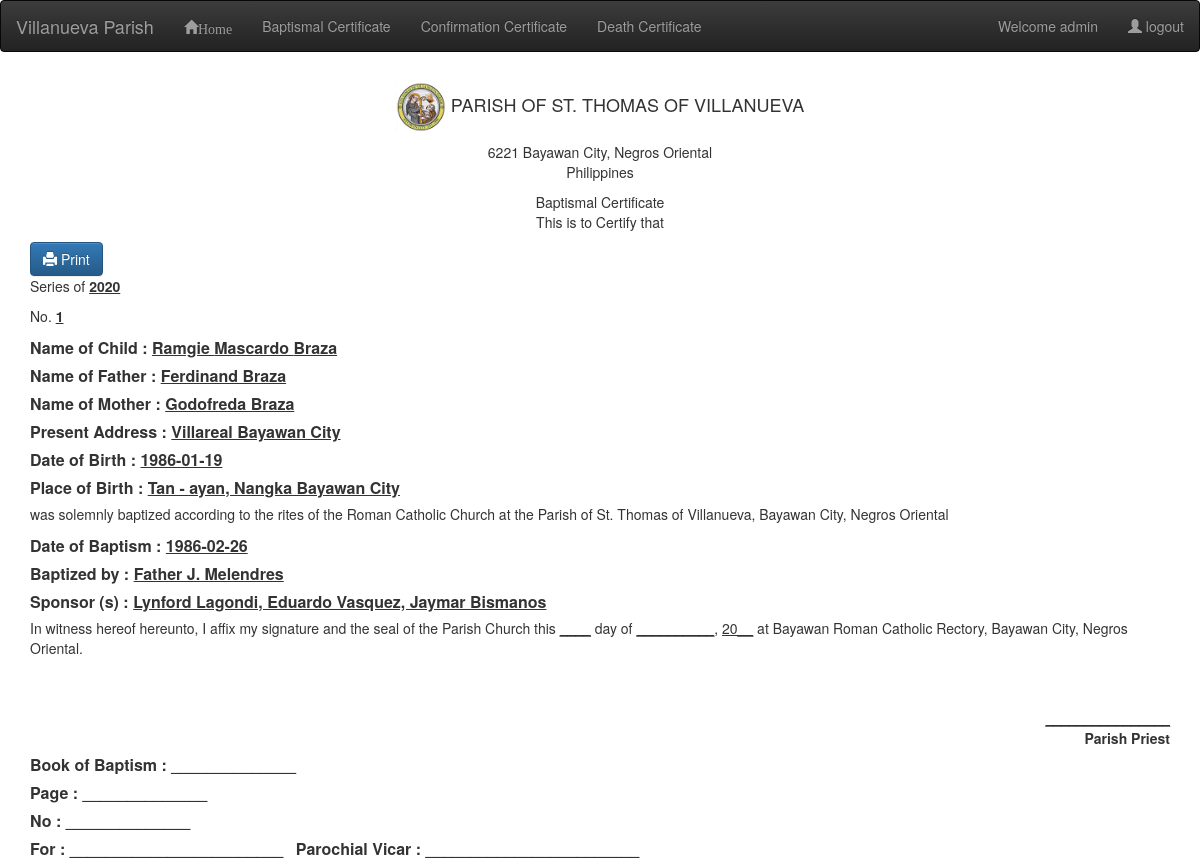
The page /production/view_baptismal.php?id=16 (signed in) on the database its author committed.
### tables this page shows
CREATE TABLE `certificates` (
  `id` int(10) NOT NULL,
  `series_of` varchar(255) NOT NULL,
  `number` int(10) NOT NULL,
  `lastname` varchar(255) NOT NULL,
  `firstname` varchar(255) NOT NULL,
  `middlename` varchar(255) NOT NULL,
  `name_of_father` text NOT NULL,
  `name_of_mother` text NOT NULL,
  `present_address` text NOT NULL,
  `date_of_birth` date NOT NULL,
  `place_of_birth` text NOT NULL,
  `date_of_baptism` date NOT NULL,
  `baptized_by` text NOT NULL,
  `sponsors` text NOT NULL,
  `type` varchar(255) NOT NULL,
  `created_at` timestamp NOT NULL DEFAULT CURRENT_TIMESTAMP
);

### class/DbFunctions.php (called while the page is built, shortened)
<?php
class DbFunctions{
    private $conn;
    function __construct()
    {
        require_once 'DbConfig.php';
        $database = new DbConfig();
        $this->conn = $database->DB_CONNECT();
    }
    public function get_single_baptismal_certificate($id){
        $SQL = "SELECT * FROM certificates WHERE id = ?";
        $stmt = $this->conn->prepare($SQL);
        $stmt->execute(array($id));
        $RESULT = $stmt->fetch();
        return $RESULT;
    }
}

### class/DbConfig.php (called while the page is built, shortened)
<?php
class DbConfig{
    function DB_CONNECT(){
        $this->conn = new PDO("mysql:host=localhost;dbname=villanueva_parish","root","");
        return $this->conn;
    }
}

### production/view_baptismal.php (the view, shortened to what this page needs)
<?php
require_once 'header.php';
    require_once '../class/DbFunctions.php';
   $database = new DbFunctions();
$id = intval($_GET["id"]);
   $get_single_bap_cert = $database->get_single_baptismal_certificate($id);
   $series_of = $get_single_bap_cert["series_of"];
   $number = $get_single_bap_cert["number"];
   $lastname = $get_single_bap_cert["lastname"];
   $firstname = $get_single_bap_cert["firstname"];
   $middlename = $get_single_bap_cert["middlename"];
   $name_of_father = $get_single_bap_cert["name_of_father"];
   $name_of_mother = $get_single_bap_cert["name_of_mother"];
   $present_address = $get_single_bap_cert["present_address"];
   $date_of_birth = $get_single_bap_cert["date_of_birth"];
   $place_of_birth = $get_single_bap_cert["place_of_birth"];
   $date_of_baptism = $get_single_bap_cert["date_of_baptism"];
   $baptized_by = $get_single_bap_cert["baptized_by"];
   $sponsors = $get_single_bap_cert["sponsors"];
?>
<html>
    <head>
    </head>
    <div class="container">
        <div align="center">
            <h4>
                <img src="dists/logo.jpg" width="50" height="50">
                PARISH OF ST. THOMAS OF VILLANUEVA
            </h4>
            <P>
                6221 Bayawan City, Negros Oriental <br>Philippines
            </P>
        </div>
        <p align="center">Baptismal Certificate<br>This is to Certify that</p>
        <button id="printPageButton" type="submit" onclick="window.print()" name="submit" class="btn btn-primary"> <i class="glyphicon glyphicon-print"></i> Print</button>
        <p>Series of <b><u><?php echo $series_of ?></u></b></p>
        <p>No. <b><u><?php echo $number ?></u></b></p>
        <table>
            <tr>
                <td><label>Name of Child : <u><?php echo $firstname  . " " . $middlename . " " . $lastname ?></u></label></td>
            </tr>
            <tr>
                <td><label>Name of Father : <u><?php echo $name_of_father ?></u></label></td>
            </tr>
            <tr>
                <td><label>Name of Mother : <u><?php echo $name_of_mother ?></u></label></td>
            </tr>
            <tr>
                <td><label>Present Address : <u><?php echo $present_address ?></u></label></td>
            </tr>
            <tr>
                <td><label>Date of Birth : <u><?php echo $date_of_birth ?></u></label></td>
            </tr>
            <tr>
                <td><label>Place of Birth : <u><?php echo $place_of_birth ?></u></label></td>
            </tr>
        </table>
        <p>
            was solemnly baptized according to the rites of the Roman Catholic Church at the Parish of St. Thomas of Villanueva, Bayawan City, Negros Oriental
        </p>
        <table>
            <tr>
                <td><label>Date of Baptism : <u><?php echo $date_of_baptism ?></u></label></td>
            </tr>
            <tr>
                <td><label>Baptized by : <u><?php echo $baptized_by ?></u></label></td>
            </tr>
            <tr>
                <td><label>Sponsor (s)  : <u><?php echo $sponsors ?></u></label></td>
            </tr>
        </table>
        <p>
            In witness hereof hereunto, I affix my signature and the seal of the Parish Church this <u>____</u> day of <u>__________</u>,
            <u>20__</u> at Bayawan Roman Catholic Rectory, Bayawan City, Negros Oriental.
        </p>
        <br><br>
        <div align="right">
        &nbsp;&nbsp;&nbsp;&nbsp;&nbsp;&nbsp;&nbsp;&nbsp;&nbsp;<u>________________</u><br>
        <label>Parish Priest</label>
        </div>
        <table>
            <tr>
                <td><label>Book of Baptism : ______________</label></td>
            </tr>
            <tr>
                <td><label>Page : ______________</label></td>
            </tr>
            <tr>
                <td><label>No : ______________</label></td>
            </tr>
            <tr>
                <td><label>For : ________________________</label></td>
                <td><label>Parochial Vicar : ________________________</label></td>
            </tr>
        </table>
    </div>
</html>

### production/header.php (shortened to what this page needs)
<head>
        <link rel="stylesheet" href="bootstrap-3.3.7-dist/css/bootstrap.min.css">
        <link rel="stylesheet" href="bootstrap-3.3.7-dist/css/bootstrap-theme.min.css">
        <link rel="stylesheet" href="DataTables/css/dataTables.bootstrap.min.css">
    </head>
<nav class="navbar navbar-inverse">
  <div class="container-fluid">
    <div class="navbar-header">
      <a class="navbar-brand" href="index.php">Villanueva Parish</a>
    </div>
    <ul class="nav navbar-nav">
      <li><a class="glyphicon glyphicon-home" href="index.php">Home</a></li>
      <li><a href="baptismal.php">Baptismal Certificate</a></li>
      <li><a href="confirmation.php">Confirmation Certificate</a></li>
      <li><a href="death.php">Death Certificate</a></li>
    </ul>
    <ul class="nav navbar-nav navbar-right">
    <li><a href="">Welcome <?php echo $_SESSION["email"]; ?></a></li>
      <li><a href="../logout.php" onclick="return confirm('logout?');"><span class="glyphicon glyphicon-user"></span> logout</a></li>
    </ul>
  </div>
</nav>

### rows shown on the page
certificates: series_of "2020", number "1", firstname "Ramgie", middlename "Mascardo", lastname "Braza", name_of_father "Ferdinand Braza", name_of_mother "Godofreda Braza", present_address "Villareal Bayawan City", date_of_birth "1986-01-19", place_of_birth "Tan - ayan, Nangka Bayawan City", date_of_baptism "1986-02-26", baptized_by "Father J. Melendres", sponsors "Lynford Lagondi, Eduardo Vasquez, Jaymar Bismanos"

### other values the page prints
$_SESSION["email"] "admin"
